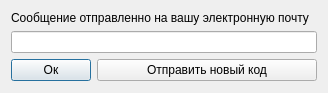
<?xml version="1.0" encoding="UTF-8"?>
<ui version="4.0">
 <class>mail_message</class>
 <widget class="QDialog" name="mail_message">
  <property name="geometry">
   <rect>
    <x>0</x>
    <y>0</y>
    <width>328</width>
    <height>93</height>
   </rect>
  </property>
  <property name="windowTitle">
   <string>Dialog</string>
  </property>
  <layout class="QGridLayout" name="gridLayout">
   <item row="0" column="0">
    <layout class="QFormLayout" name="formLayout">
     <item row="0" column="0" colspan="2">
      <widget class="QLabel" name="label">
       <property name="text">
        <string>Сообщение отправленно на вашу электронную почту</string>
       </property>
      </widget>
     </item>
     <item row="2" column="0">
      <widget class="QPushButton" name="pushButton">
       <property name="text">
        <string>Ок</string>
       </property>
      </widget>
     </item>
     <item row="2" column="1">
      <widget class="QPushButton" name="pushButton_2">
       <property name="text">
        <string>Отправить новый код</string>
       </property>
      </widget>
     </item>
     <item row="1" column="0" colspan="2">
      <widget class="QLineEdit" name="lineEdit"/>
     </item>
    </layout>
   </item>
  </layout>
 </widget>
 <resources/>
 <connections/>
</ui>
